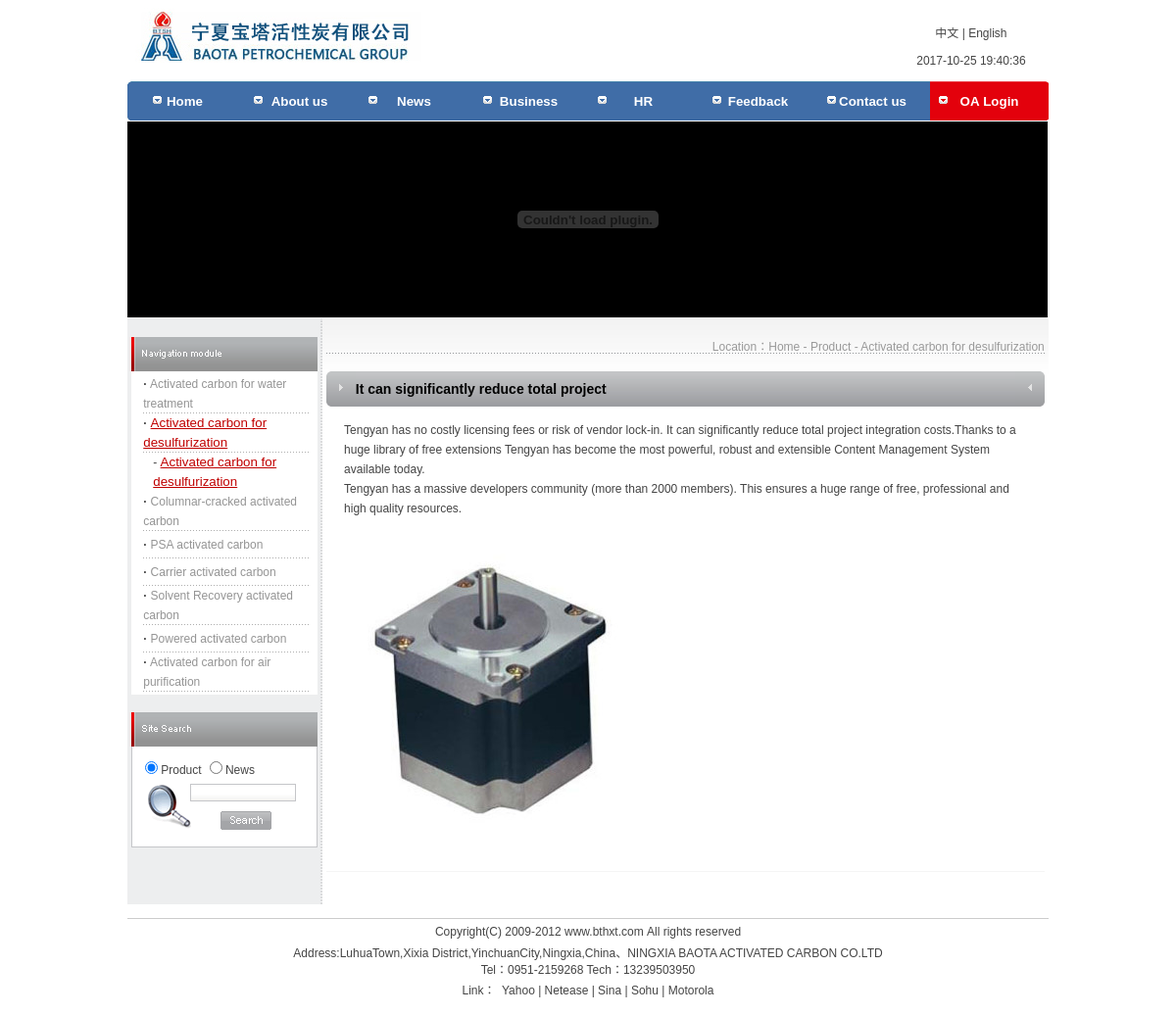
The page /en/product/productinfo.php?pid=54&id1=2&id2=12 on the database its author committed.
### tables this page shows
CREATE TABLE `layoutpic` (
  `id_layoutpic` int(11) NOT NULL auto_increment,
  `id_layout` int(11) NOT NULL,
  `id_hr` int(11) NOT NULL,
  `title` varchar(250) NOT NULL,
  `intro` text NOT NULL,
  `url` varchar(250) NOT NULL,
  `opicname` varchar(250) NOT NULL,
  `spicname` varchar(250) NOT NULL,
  `dele` int(1) NOT NULL default '1',
  `type` varchar(3) NOT NULL,
  `indate` datetime NOT NULL,
  `modate` datetime NOT NULL,
  `deldate` datetime NOT NULL,
  `browsecount` int(11) NOT NULL,
  PRIMARY KEY  (`id_layoutpic`)
);

CREATE TABLE `productdir` (
  `id_proddir` int(11) NOT NULL auto_increment,
  `lang` int(1) NOT NULL,
  `name` varchar(50) NOT NULL default '1',
  `intro` text NOT NULL,
  `dele` int(1) NOT NULL default '1',
  `dirurl` varchar(50) NOT NULL,
  `fatherid` int(11) NOT NULL,
  `level` int(1) NOT NULL,
  `ordernum` int(11) NOT NULL,
  PRIMARY KEY  (`id_proddir`)
);

CREATE TABLE `productinfo` (
  `id_prodinfo` int(11) NOT NULL auto_increment,
  `id_proddir` int(11) NOT NULL,
  `id_hr` int(11) NOT NULL,
  `lang` int(1) NOT NULL default '1',
  `title` varchar(250) NOT NULL,
  `intro` text NOT NULL,
  `content` longtext NOT NULL,
  `tag` text NOT NULL,
  `dele` int(1) NOT NULL default '1',
  `isnew` int(1) NOT NULL default '1',
  `indate` datetime NOT NULL,
  `modate` datetime NOT NULL,
  `deldate` datetime NOT NULL,
  `browsecount` int(11) NOT NULL,
  PRIMARY KEY  (`id_prodinfo`)
);

CREATE TABLE `layout` (
  `id_layout` int(11) NOT NULL auto_increment,
  `lang` int(1) NOT NULL default '1',
  `title` varchar(250) NOT NULL,
  `url` text NOT NULL,
  `intro` text NOT NULL,
  `content` text NOT NULL,
  `openstat` int(1) NOT NULL default '1',
  PRIMARY KEY  (`id_layout`)
);

### www/inc/config.php (called while the page is built, shortened)
<?php
require_once("mysql.class.php");
$db_hostname="localhost";
$db_username="root";
$db_password="123456";
$db_database="website";
$objDB=new mysql($db_hostname,$db_username,$db_password,$db_database);
?>

### www/inc/mysql.class.php (called while the page is built, shortened)
<?php
class mysql{
	var $Conn="";
	var $Res="";
	function mysql($strHost,$strUser,$strPwd,$strDatabase){
		$this->Conn=mysql_connect($strHost,$strUser,$strPwd)
					 or die("Sorry,canot connect to database!");
		return $this->Conn;
	}
	function Execute($strSQL){
		$this->Res=mysql_query($strSQL,$this->Conn);
	}
	function getRows(){
		$i=0;
		$arrResult=array();
		while($row =mysql_fetch_array($this->Res,MYSQL_ASSOC)){
			$arrResult[$i]=$row;
			$i++;
		}
		return $arrResult;
	}
	function fields(){
		$row =mysql_fetch_assoc($this->Res);
		return $row;
	}
}
?>

### www/inc/en_header_core.php (called while the page is built, shortened)
<?php
$strSQL = "select name as title,id_newsdir,lang from newsdir where lang=0 and fatherid='1' and dele='1' and id_newsdir not in(27,28) order by ordernum desc  " ;
$objDB->Execute($strSQL);
$strSQL = "select  name as title,id_proddir,lang  from productdir where lang=0 and level=1  and dele=1 " ;
$objDB->Execute($strSQL);
$strSQL = "select opicname as pic from layoutpic  where id_layout='1' order by id_layoutpic asc limit 1" ;
$objDB->Execute($strSQL);
$global_logo=$objDB->fields();
$strSQL = "select content from layout  where id_layout='4'" ;
$objDB->Execute($strSQL);
$footer_BQ=$objDB->fields();
?>

### www/inc/en_productinfo_core.php (called while the page is built, shortened)
<?php
require "../../inc/config.php";
$strSQL = "SELECT * from productinfo where id_prodinfo=$_GET[pid] and dele='1'";
$objDB->Execute($strSQL);
$oneproduct=$objDB->fields();
$strSQL = "select name from productdir where id_proddir=$_GET[id2]  " ;
$objDB->Execute($strSQL);
$onenewsdir=$objDB->fields();
require "../../inc/en_header_core.php";
?>

### www/en/product/productinfo.php (the view, shortened to what this page needs)
<?php
require "../../inc/en_productinfo_core.php";
?>
<!DOCTYPE html PUBLIC "-//W3C//DTD XHTML 1.0 Transitional//EN" "http://www.w3.org/TR/xhtml1/DTD/xhtml1-transitional.dtd">
<html xmlns="http://www.w3.org/1999/xhtml">
<head>
<link href="../../inc/css/public.css" rel="stylesheet" type="text/css" />
<link href="../../inc/css/main.css" rel="stylesheet" type="text/css" />
</head>
<body>
<? require "../header.php"; ?>
<table width="940" border="0" align="center" cellpadding="0" cellspacing="0" >
  <tr>
    <td width="940" height="200" style="background:url(../../inc/pics/banner_left_bg.gif) repeat-y right top; background-color:#000000"><? require "../subadv.php"; ?></td>
  </tr>
</table>
<table width="940" border="0" align="center" cellpadding="0" cellspacing="0" style="margin-top:1px; background:url(../../inc/pics/main_bg.jpg) repeat-x;">
  <tr>
    <td width="230" align="left" valign="top" style="background:url(../../inc/pics/left_bg.gif) repeat-y right;"><? require "leftmenu.php"; ?></td>
    <td width="773" valign="top"><table width="733" border="0" align="center" cellpadding="0" cellspacing="0" style="margin-top:19px;">
        <tr>
          <td width="733" style="background:url(../../inc/pics/bg1.gif) repeat-x left bottom;"><table width="100%" border="0" cellspacing="0" cellpadding="0">
              <tr>
                <td width="100%" align="right" style="color:#999999"><img src="../../inc/pics/arr6.gif" width="9" height="9" align="absmiddle" />&nbsp;Location：<a href="/" class="agray">Home</a> - <a href="/product/product.php" class="agray">Product</a> - <?=$onenewsdir[name]?></td>
              </tr>
            </table></td>
        </tr>
        <tr>
          <td height="18">&nbsp;</td>
        </tr>
        <tr>
          <td align="right"><table width="733" border="0" align="right" cellpadding="0" cellspacing="0">
              <tr>
                <td width="30" height="36"><img src="../../inc/pics/title_bg1.gif" width="30" height="36" /></td>
                <td width="673" align="left" background="../../inc/pics/title_bg_center.jpg" style="color:#000000; font-size:14px; font-weight:bold"><?=$oneproduct[title];?></td>
                <td width="30"><img src="../../inc/pics/title_bg2.gif" width="30" height="36" /></td>
              </tr>
            </table></td>
        </tr>
        <tr>
          <td align="left" valign="middle">&nbsp;</td>
        </tr>
        <tr>
          <td align="center" valign="middle">  <table width="100%" border="0" cellspacing="0" cellpadding="0">
    <tr>
      <td width="79%" height="140" align="left" valign="top"><table width="95%" border="0" align="center" cellpadding="0" cellspacing="0" class="txt">
        <tr>
          <td ><?php echo $oneproduct[content];?></td>
        </tr>
        <tr>
        <td>&nbsp;</td>
        </tr>
      </table></td>
    </tr>
    <tr>
      <td style="padding:0; height:1px;" bgcolor="#F5F5F5"></td>
      </tr>
  </table></td>
        </tr>
      </table></td>
  </tr>
</table>
<? require "../footer.php"; ?>
</body>
</html>

### www/en/header.php (shortened to what this page needs)
<table width="940" border="0" align="center" cellpadding="0" cellspacing="0">
  <tr>
    <td align="left" valign="top"><table width="100%" border="0">
      <tr>
        <td width="83%" height="80" rowspan="2" align="left"><a href="/"><img src="/upload/layout/<?=$global_logo[pic];?>" width="304" height="66"  border="0" /></a></td>
        <td width="17%" height="31" align="center" valign="bottom"><a href="/">中文</a> | <a href="/en/">English</a></td>
      </tr>
      <tr>
        <td height="29" align="center" valign="middle"><?php date_default_timezone_set('Asia/Shanghai');echo date("Y-m-d G:i:s")?></td>
      </tr>
      <tr>
        <td height="40" colspan="2" align="left" valign="top">
</td>
      </tr>
    </table></td>
  </tr>
</table>

### www/en/product/leftmenu.php (shortened to what this page needs)
<table width="190" border="0" align="center" cellpadding="0" cellspacing="0" style="margin-top:19px;">
        <tr>
          <td width="190"><img src="../../inc/pics/En_left_nav.gif" width="190" height="35" /></td>
        </tr>
        <tr>
          <td bgcolor="#FFFFFF">
          <?php
$strSQL="SELECT id_proddir,name FROM productdir WHERE level='1' and dele='1' and lang='0' order by ordernum ASC";
$objDB->Execute($strSQL);
$arrnewsdir1=$objDB->GetRows();
?>
<table width="180" border="0" align="center" cellpadding="3" cellspacing="3" class="txt">
  <tr>
    <td><table width="170" border="0" align="right" cellpadding="0" cellspacing="0">
    <?php for($i=0;$i<sizeof($arrnewsdir1);$i++){
	        $strSQL="SELECT id_proddir,name FROM productdir WHERE level='2' and dele='1' and fatherid='".$arrnewsdir1[$i][id_proddir]."' order by ordernum ASC";
	        $objDB->Execute($strSQL);
	        $arrnewsdir2=$objDB->GetRows();
	?>
      <tr  height="28">
        <td align="left"  style="cursor:pointer;background:url(../../inc/pics/bg2.gif) repeat-x left bottom;" ><strong>·</strong> <a href="#"  <?php if($_GET[id1]==$arrnewsdir1[$i][id_proddir]){echo 'class="link_04_1"';}else{echo 'class="link_04"';} ?>  onClick="ChangeTab(<?php echo $i;?>);"><?php echo $arrnewsdir1[$i][name];?></a></td>
      </tr>
      <tr>
        <td align="left">
        <?php if($_GET[id1]==$arrnewsdir1[$i][id_proddir]){?>
        <div id="dir2form<?php echo $i;?>"  style="display:yes;">
        <?php }else{?>
        <div id="dir2form<?php echo $i;?>"  style="display:none;">
        <?php }?>
        <table width="160" border="0" align="right" cellpadding="0" cellspacing="0">
           <?php for($j=0;$j<sizeof($arrnewsdir2);$j++){?>
          <tr>
            <td> - <a href="product.php?id1=<?php echo $arrnewsdir1[$i][id_proddir];?>&id2=<?php echo $arrnewsdir2[$j][id_proddir];?>"  <?php if($_GET[id1]==$arrnewsdir1[$i][id_proddir]  && $_GET[id2]==$arrnewsdir2[$j][id_proddir]){echo 'class="link_04_1"';}else{echo 'class="link_04"';} ?> ><?php echo $arrnewsdir2[$j][name];?></a></td>
          </tr>
          <? }?>
        </table>
        </div>
        </td>
      </tr>
    <?php }?>
    </table></td>
  </tr>
</table>
          </td>
        </tr>
        <tr>
          <td height="18">&nbsp;</td>
        </tr>
      </table>
      <table width="190" border="0" align="center" cellpadding="0" cellspacing="0">
  <tr>
    <td><table width="190" border="0" cellspacing="0" cellpadding="0">
        <tr>
          <td><img src="../../inc/pics/En_left_bt3.gif" width="190" height="35" /></td>
        </tr>
        <tr>
          <td><div class="leftbg">
              <form id="Search" name="Search" method="POST" action="/en/about/search.php">
                <table width="100%" border="0" cellspacing="0" cellpadding="0" style="background:url(../../inc/pics/bg4.gif) no-repeat 8px 20px;">
                  <tr>
                    <td height="26"><input name="rang" type="radio" value="product" class="inputnoborder" checked="checked" />Product <input type="radio" name="rang" value="news" class="inputnoborder" />News </td>
                  </tr>
                  <tr>
                    <td height="26" align="center">&nbsp;&nbsp;&nbsp;&nbsp;&nbsp;&nbsp;&nbsp;&nbsp;&nbsp;&nbsp;&nbsp;<input name="searchcontent" type="text" id="searchcontent" style="width:102px;" /></td>
                  </tr>
                  <tr>
                    <td height="34" align="center">&nbsp;&nbsp;&nbsp;&nbsp;&nbsp;&nbsp;&nbsp;&nbsp;&nbsp;&nbsp;&nbsp;&nbsp;&nbsp;<input type="image" name="imageField3" src="/inc/pics/En_btn_sear.gif" class="inputnoborder" /></td>
                  </tr>
                </table>
              </form>
            </div></td>
        </tr>
      </table></td>
  </tr>
  <tr>
    <td height="18">&nbsp;</td>
  </tr>
  <tr>
    <td>&nbsp;</td>
  </tr>
  <tr>
    <td height="26">&nbsp;</td>
  </tr>
</table>

### www/en/footer.php
<table width="940" border="0" align="center" cellpadding="0" cellspacing="0">
  <tr>
    <td height="60" align="left" valign="top"><table width="100%" border="0" cellspacing="0" cellpadding="0">
      <tr>
        <td align="left">&nbsp;</td>
      </tr>
      <tr>
        <td align="left" bgcolor="#CCCCCC" style="padding:0; height:1px;"></td>
      </tr>
      <tr>
        <td height="50" align="center"><?=$footer_BQ[content];?></td>
      </tr>
    </table></td>
  </tr>
</table>

### www/inc/css/public.css (style rules this page uses)
body, td, th, select, textarea { font-size: 12px; color: #444444; font-family: Arial, Helvetica, sans-serif; }
body, form { margin:0; background-color:#fff }
table { border-collapse:collapse; }
input { border:1px solid #c5c6c9; background:url(/inc/pics/input_bg1.jpg); font-family: Arial, Helvetica, sans-serif; font-size:12px; }
.inputnoborder { border:0px none; background:none; }
a { color:#444444; text-decoration:none; }
.agray { color:#999999; }
.leftbg { border:1px solid #c5c6c9; border-top:0px none; width:172px; padding:8px; background-color:#ffffff; }
.txt { font-size: 9pt;color: #494949;text-decoration: none;line-height: 20px;text-align:left; }
.link_04 { font-size: 9pt;font-weight: normal;;color: #949494;text-decoration: none;;text-align:left; }
.link_04_1 { font-size: 10pt;font-weight: normal;;color: #c00000;text-decoration: underline;;text-align:left; }

### rows shown on the page
layoutpic: opicname (picture)
productdir: name "Activated carbon for water treatment"
productdir: name "Activated carbon for desulfurization"
productdir: name "Activated carbon for desulfurization"
productdir: name "Columnar-cracked activated carbon"
productdir: name "PSA activated carbon"
productdir: name "Carrier activated carbon"
productdir: name "Solvent Recovery activated carbon"
productdir: name "Powered activated carbon"
productdir: name "Activated carbon for air purification"
productinfo: title "It can significantly reduce total project", content "Tengyan has no costly licensing fees or risk of vendor lock-in. It can significantly reduce total project integration costs.Thanks to a huge library of free extensions Tengyan has become the most powerful, robust and extensible Content Management System available today. Tengyan has a massive developers community (more than 2000 members). This ensures a huge range of free, professional and high quality resources.", content (picture)
layout: content "Copyright(C) 2009-2012 www.bthxt.com All rights reserved Address:LuhuaTown,Xixia District,YinchuanCity,Ningxia,China、NINGXIA BAOTA ACTIVATED CARBON CO.LTD Tel：0951-2159268 Tech：13239503950 Link： Yahoo | Netease | Sina | Sohu | Motorola"
